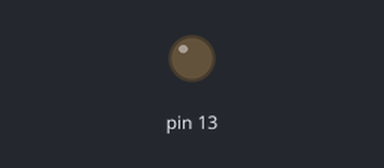
A sketch run on a simulated Arduino Uno, built with avr-gcc and run on an emulated ATmega328P. On the bench: output pins drawn as LEDs (lit = HIGH). At 33.3 s the program stops and its outputs stay as they are.

Above: at 0.2 s.
At 26.6 s:
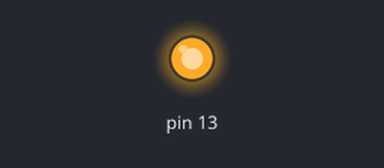
Timing chart, 0 to 33.8 s (numbered marks = the images above):
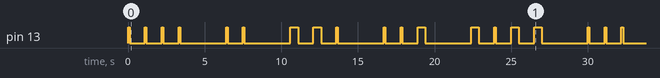

The sketch:

MOrse.ino
```cpp
void setup() {
 pinMode(13,OUTPUT);
}
void dot(){
  digitalWrite(13,HIGH);
  delay(100);
  digitalWrite(13,LOW);
  delay(1000);
}

void dash(){
  digitalWrite(13,HIGH);
  delay(500);
  digitalWrite(13,LOW);
  delay(1000);
}

void loop() {
  //Message in Morse: 'Hi guys'
  dot();
  dot();
  dot();
  dot();
  delay(2000);
  dot();
  dot();
  delay(2000);
  dash();
  dash();
  dot();
  delay(2000);
  dot();
  dot();
  dash();
  delay(2000);
  dash();
  dot();
  dash();
  dash();
  delay(2000);
  dot();
  dot();
  dot();
  while(1)
  digitalWrite(13,LOW);

}
```

Measured:
- by itself, pin 13: LOW → HIGH at 0.00 s, → LOW 0.10 s later, → HIGH 1.0 s later, → LOW 0.10 s later, … (38 changes in this stretch)
